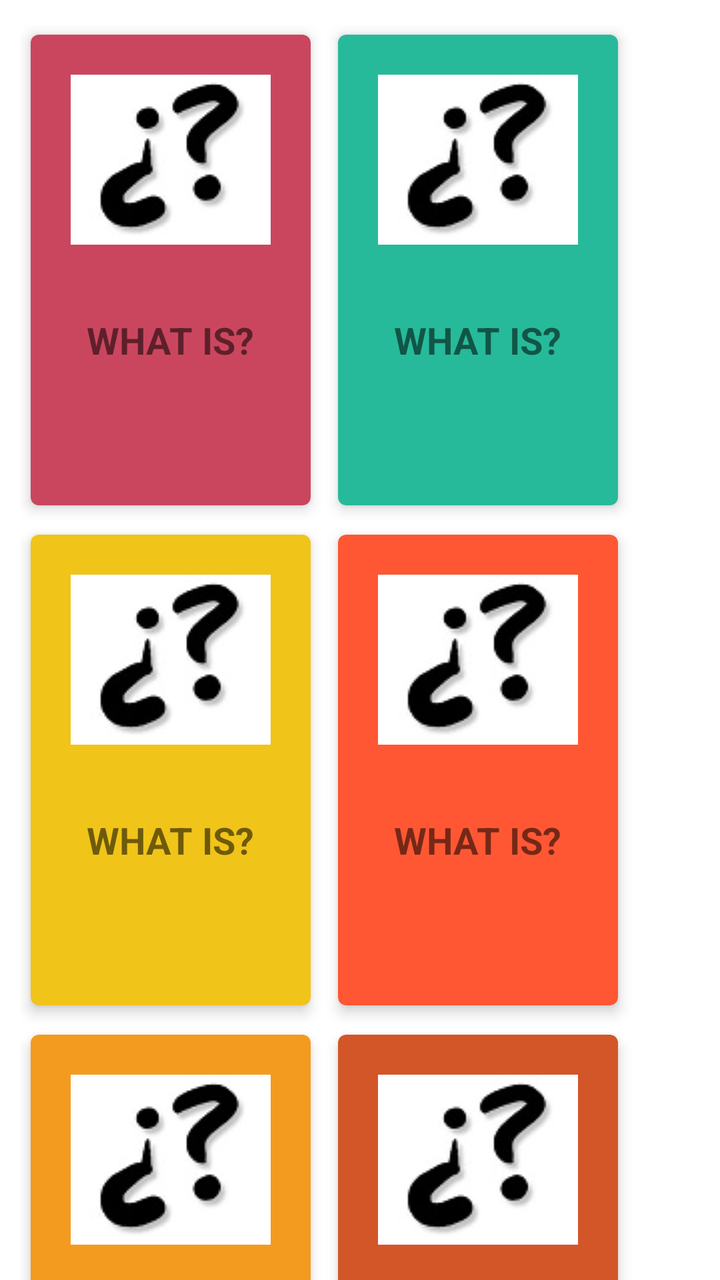
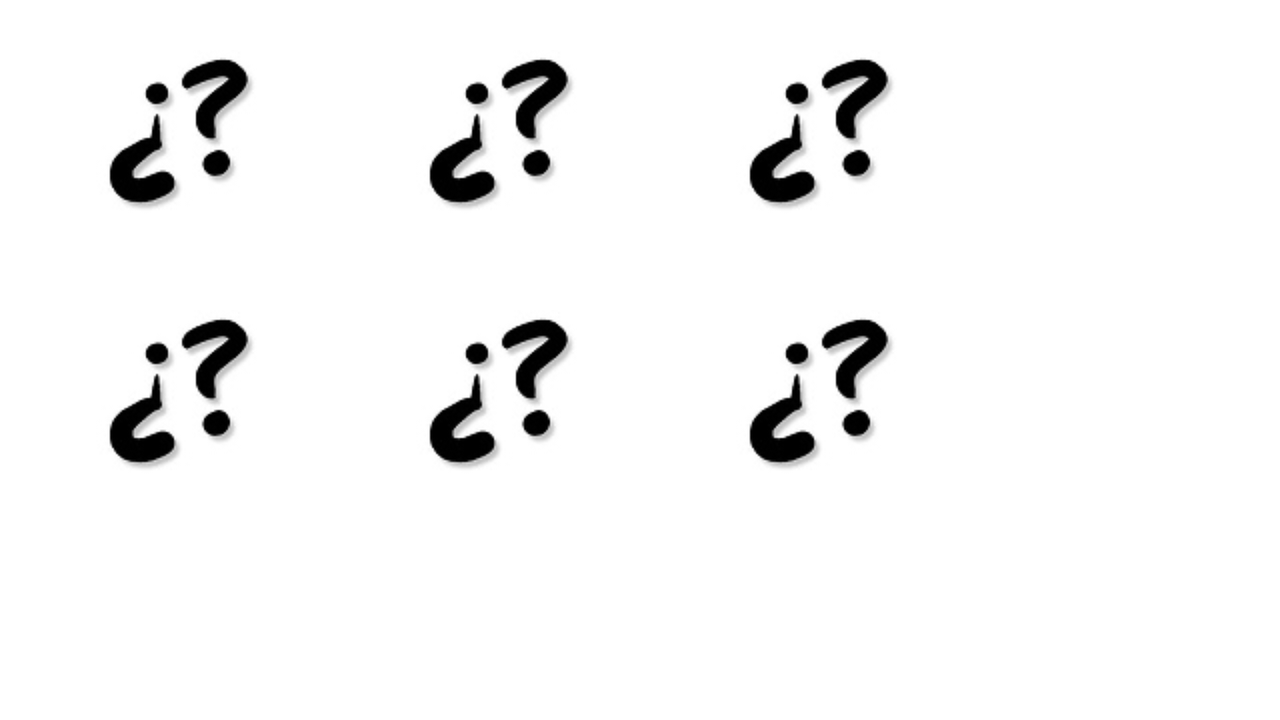

An Android layout and its configuration variant, each rendered on a device that would load it. The default file and the variant file are quoted in full after the pictures.
<!-- AndroidManifest.xml: application theme AppTheme -->
<!-- res/layout/activity_clothes_listener.xml -->
<?xml version="1.0" encoding="utf-8"?>
<LinearLayout xmlns:android="http://schemas.android.com/apk/res/android"
    android:layout_width="match_parent"
    android:layout_height="match_parent">

    <ScrollView
        android:layout_width="match_parent"
        android:layout_height="match_parent"
        android:background="#FFFFFF"
        android:scrollbarThumbVertical="@drawable/scrollbar_vertical">

        <GridLayout
            android:layout_width="match_parent"
            android:layout_height="match_parent"
            android:columnCount="4"
            android:rowCount="11"
            android:padding="10dp">

            <android.support.v7.widget.CardView
                xmlns:card_view="http://schemas.android.com/apk/res-auto"
                android:id="@+id/cv_group_1"
                android:layout_width="wrap_content"
                android:layout_height="250dp"
                card_view:cardCornerRadius="4dp"
                card_view:cardBackgroundColor="#CA465E"
                card_view:cardUseCompatPadding="true"
                card_view:cardElevation="4dp"
                android:layout_column="0"
                android:layout_row="0"
                android:layout_marginRight="3dp">

                <RelativeLayout
                    android:layout_width="wrap_content"
                    android:layout_height="230dp">

                    <ImageView
                        android:id="@+id/iv_group_1"
                        android:layout_width="wrap_content"
                        android:layout_height="wrap_content"
                        android:src="@drawable/what"
                        android:padding="20dp"
                        android:scaleType="center"/>

                    <TextView
                        android:id="@+id/tv_group1"
                        android:layout_width="wrap_content"
                        android:layout_height="wrap_content"
                        android:textSize="9pt"
                        android:text="@string/what_is"
                        android:textStyle="bold"
                        android:paddingTop="15dp"
                        android:layout_centerHorizontal="true"
                        android:layout_below="@+id/iv_group_1" />

                </RelativeLayout>

            </android.support.v7.widget.CardView>

            <android.support.v7.widget.CardView
                xmlns:card_view="http://schemas.android.com/apk/res-auto"
                android:id="@+id/cv_group_2"
                android:layout_width="wrap_content"
                android:layout_height="250dp"
                card_view:cardCornerRadius="4dp"
                card_view:cardBackgroundColor="#26BA9A"
                card_view:cardUseCompatPadding="true"
                card_view:cardElevation="4dp"
                android:layout_column="1"
                android:layout_row="0"
                android:layout_marginRight="3dp">

            <RelativeLayout
                android:layout_width="wrap_content"
                android:layout_height="230dp">

            <ImageView
                android:id="@+id/iv_group_2"
                android:layout_width="wrap_content"
                android:layout_height="wrap_content"
                android:src="@drawable/what"
                android:padding="20dp"/>

                <TextView
                    android:id="@+id/tv_group2"
                    android:layout_width="wrap_content"
                    android:layout_height="wrap_content"
                    android:textSize="9pt"
                    android:text="@string/what_is"
                    android:textStyle="bold"
                    android:paddingTop="15dp"
                    android:layout_centerHorizontal="true"
                    android:layout_below="@+id/iv_group_2" />

            </RelativeLayout>
            </android.support.v7.widget.CardView>

            <android.support.v7.widget.CardView
                xmlns:card_view="http://schemas.android.com/apk/res-auto"
                android:id="@+id/cv_group_3"
                android:layout_width="wrap_content"
                android:layout_height="250dp"
                card_view:cardCornerRadius="4dp"
                card_view:cardBackgroundColor="#F0C419"
                card_view:cardUseCompatPadding="true"
                card_view:cardElevation="4dp"
                android:layout_column="0"
                android:layout_row="1"
                android:layout_marginRight="3dp">

                <RelativeLayout
                    android:layout_width="wrap_content"
                    android:layout_height="230dp">

                    <ImageView
                        android:id="@+id/iv_group_3"
                        android:layout_width="wrap_content"
                        android:layout_height="wrap_content"
                        android:src="@drawable/what"
                        android:padding="20dp"/>

                    <TextView
                        android:id="@+id/tv_group3"
                        android:layout_width="wrap_content"
                        android:layout_height="wrap_content"
                        android:textSize="9pt"
                        android:text="@string/what_is"
                        android:textStyle="bold"
                        android:paddingTop="15dp"
                        android:layout_centerHorizontal="true"
                        android:layout_below="@+id/iv_group_3" />


                </RelativeLayout>
            </android.support.v7.widget.CardView>

            <android.support.v7.widget.CardView
                xmlns:card_view="http://schemas.android.com/apk/res-auto"
                android:id="@+id/cv_group_4"
                android:layout_width="wrap_content"
                android:layout_height="250dp"
                card_view:cardCornerRadius="4dp"
                card_view:cardBackgroundColor="#FF5733"
                card_view:cardUseCompatPadding="true"
                card_view:cardElevation="4dp"
                android:layout_column="1"
                android:layout_row="1"
                android:layout_marginRight="3dp">

                <RelativeLayout
                    android:layout_width="wrap_content"
                    android:layout_height="230dp">

                    <ImageView
                        android:id="@+id/iv_group_4"
                        android:layout_width="wrap_content"
                        android:layout_height="wrap_content"
                        android:src="@drawable/what"
                        android:padding="20dp"/>

                    <TextView
                        android:id="@+id/tv_group4"
                        android:layout_width="wrap_content"
                        android:layout_height="wrap_content"
                        android:textSize="9pt"
                        android:text="@string/what_is"
                        android:textStyle="bold"
                        android:paddingTop="15dp"
                        android:layout_centerHorizontal="true"
                        android:layout_below="@+id/iv_group_4" />

                </RelativeLayout>
            </android.support.v7.widget.CardView>

            <android.support.v7.widget.CardView
                xmlns:card_view="http://schemas.android.com/apk/res-auto"
                android:id="@+id/cv_group_5"
                android:layout_width="wrap_content"
                android:layout_height="250dp"
                card_view:cardCornerRadius="4dp"
                card_view:cardBackgroundColor="#F39B1E"
                card_view:cardUseCompatPadding="true"
                card_view:cardElevation="4dp"
                android:layout_column="0"
                android:layout_row="2"
                android:layout_marginRight="3dp">

                <RelativeLayout
                    android:layout_width="wrap_content"
                    android:layout_height="230dp">

                    <ImageView
                        android:id="@+id/iv_group_5"
                        android:layout_width="wrap_content"
                        android:layout_height="wrap_content"
                        android:src="@drawable/what"
                        android:padding="20dp"/>

                    <TextView
                        android:id="@+id/tv_group5"
                        android:layout_width="wrap_content"
                        android:layout_height="wrap_content"
                        android:textSize="9pt"
                        android:text="@string/what_is"
                        android:textStyle="bold"
                        android:paddingTop="15dp"
                        android:layout_centerHorizontal="true"
                        android:layout_below="@+id/iv_group_5" />

                </RelativeLayout>
            </android.support.v7.widget.CardView>

            <android.support.v7.widget.CardView
                xmlns:card_view="http://schemas.android.com/apk/res-auto"
                android:id="@+id/cv_group_6"
                android:layout_width="wrap_content"
                android:layout_height="250dp"
                card_view:cardCornerRadius="4dp"
                card_view:cardBackgroundColor="#D35628"
                card_view:cardUseCompatPadding="true"
                card_view:cardElevation="4dp"
                android:layout_column="1"
                android:layout_row="2"
                android:layout_marginRight="3dp">

                <RelativeLayout
                    android:layout_width="wrap_content"
                    android:layout_height="230dp">

                    <ImageView
                        android:id="@+id/iv_group_6"
                        android:layout_width="wrap_content"
                        android:layout_height="wrap_content"
                        android:src="@drawable/what"
                        android:padding="20dp"/>

                    <TextView
                        android:id="@+id/tv_group6"
                        android:layout_width="wrap_content"
                        android:layout_height="wrap_content"
                        android:textSize="9pt"
                        android:text="@string/what_is"
                        android:textStyle="bold"
                        android:paddingTop="15dp"
                        android:layout_centerHorizontal="true"
                        android:layout_below="@+id/iv_group_6" />

                </RelativeLayout>
            </android.support.v7.widget.CardView>

        </GridLayout>

    </ScrollView>

</LinearLayout>
<!-- resources referenced by this layout -->
<resources>
  <!-- drawable scrollbar_vertical (drawable) -->
  <?xml version="1.0" encoding="utf-8"?>
  <shape xmlns:android="http://schemas.android.com/apk/res/android" >
  
      <solid android:color="#00000000" />
  
      <corners android:radius="5dp" />
  
      <size android:width="7dp" />
  
  </shape>
  <!-- drawable what: jpg bitmap (drawable, 3635 bytes) -->
  <string name="what_is">WHAT IS?</string>
  <style name="AppTheme" parent="Theme.AppCompat.Light.DarkActionBar">
          
          <item name="colorPrimary">@color/colorPrimary</item>
          <item name="colorPrimaryDark">@color/colorPrimaryDark</item>
          <item name="colorAccent">@color/colorAccent</item>
      </style>
  <color name="colorPrimary">#48D1CC</color>
  <color name="colorPrimaryDark">#009999</color>
  <color name="colorAccent">#FF009998</color>
</resources>
<!-- res/layout-land/activity_clothes_listener.xml (the repository's variant of the layout above) -->
<!-- drawn on the phone turned sideways -->
<?xml version="1.0" encoding="utf-8"?>
<LinearLayout xmlns:android="http://schemas.android.com/apk/res/android"
    android:layout_width="match_parent"
    android:layout_height="match_parent"
    android:orientation="horizontal">

    <ScrollView
        android:layout_width="match_parent"
        android:layout_height="match_parent"
        android:background="#FFFFFF"
        android:scrollbarThumbVertical="@drawable/scrollbar_vertical">

        <GridLayout
            android:layout_width="match_parent"
            android:layout_height="match_parent"
            android:columnCount="4"
            android:rowCount="11"
            android:padding="10dp">

            <ImageView
                android:id="@+id/iv_group_1"
                android:layout_width="wrap_content"
                android:layout_height="wrap_content"
                android:layout_column="0"
                android:layout_row="0"
                android:src="@drawable/what"
                android:paddingRight="30dp"
                android:paddingBottom="30dp"
                android:paddingTop="15dp"
                android:paddingLeft="30dp"/>

            <ImageView
                android:id="@+id/iv_group_2"
                android:layout_width="wrap_content"
                android:layout_height="wrap_content"
                android:layout_column="1"
                android:layout_row="0"
                android:src="@drawable/what"
                android:paddingRight="30dp"
                android:paddingBottom="15dp"
                android:paddingTop="15dp"
                android:paddingLeft="30dp"/>

            <ImageView
                android:id="@+id/iv_group_4"
                android:layout_width="wrap_content"
                android:layout_height="wrap_content"
                android:layout_column="0"
                android:layout_row="1"
                android:src="@drawable/what"
                android:paddingRight="30dp"
                android:paddingBottom="15dp"
                android:paddingTop="15dp"
                android:paddingLeft="30dp"/>

            <ImageView
                android:id="@+id/iv_group_5"
                android:layout_width="wrap_content"
                android:layout_height="wrap_content"
                android:layout_column="1"
                android:layout_row="1"
                android:src="@drawable/what"
                android:paddingRight="30dp"
                android:paddingBottom="15dp"
                android:paddingTop="15dp"
                android:paddingLeft="30dp"/>

            <ImageView
                android:id="@+id/iv_group_6"
                android:layout_width="wrap_content"
                android:layout_height="wrap_content"
                android:layout_column="2"
                android:layout_row="1"
                android:src="@drawable/what"
                android:paddingRight="30dp"
                android:paddingBottom="15dp"
                android:paddingTop="15dp"
                android:paddingLeft="30dp"/>

            <ImageView
                android:id="@+id/iv_group_3"
                android:layout_width="wrap_content"
                android:layout_height="wrap_content"
                android:layout_column="2"
                android:layout_row="0"
                android:src="@drawable/what"
                android:paddingRight="30dp"
                android:paddingBottom="15dp"
                android:paddingTop="15dp"
                android:paddingLeft="30dp"/>

        </GridLayout>

    </ScrollView>

</LinearLayout>
<!-- resources referenced by the variant -->
<!-- as the phone turned sideways resolves them -->
<resources>
  <!-- drawable scrollbar_vertical (drawable) -->
  <?xml version="1.0" encoding="utf-8"?>
  <shape xmlns:android="http://schemas.android.com/apk/res/android" >
  
      <solid android:color="#00000000" />
  
      <corners android:radius="5dp" />
  
      <size android:width="7dp" />
  
  </shape>
  <!-- drawable what: jpg bitmap (drawable, 3635 bytes) -->
  <style name="AppTheme" parent="Theme.AppCompat.Light.DarkActionBar">
          
          <item name="colorPrimary">@color/colorPrimary</item>
          <item name="colorPrimaryDark">@color/colorPrimaryDark</item>
          <item name="colorAccent">@color/colorAccent</item>
      </style>
  <color name="colorPrimary">#48D1CC</color>
  <color name="colorPrimaryDark">#009999</color>
  <color name="colorAccent">#FF009998</color>
</resources>
